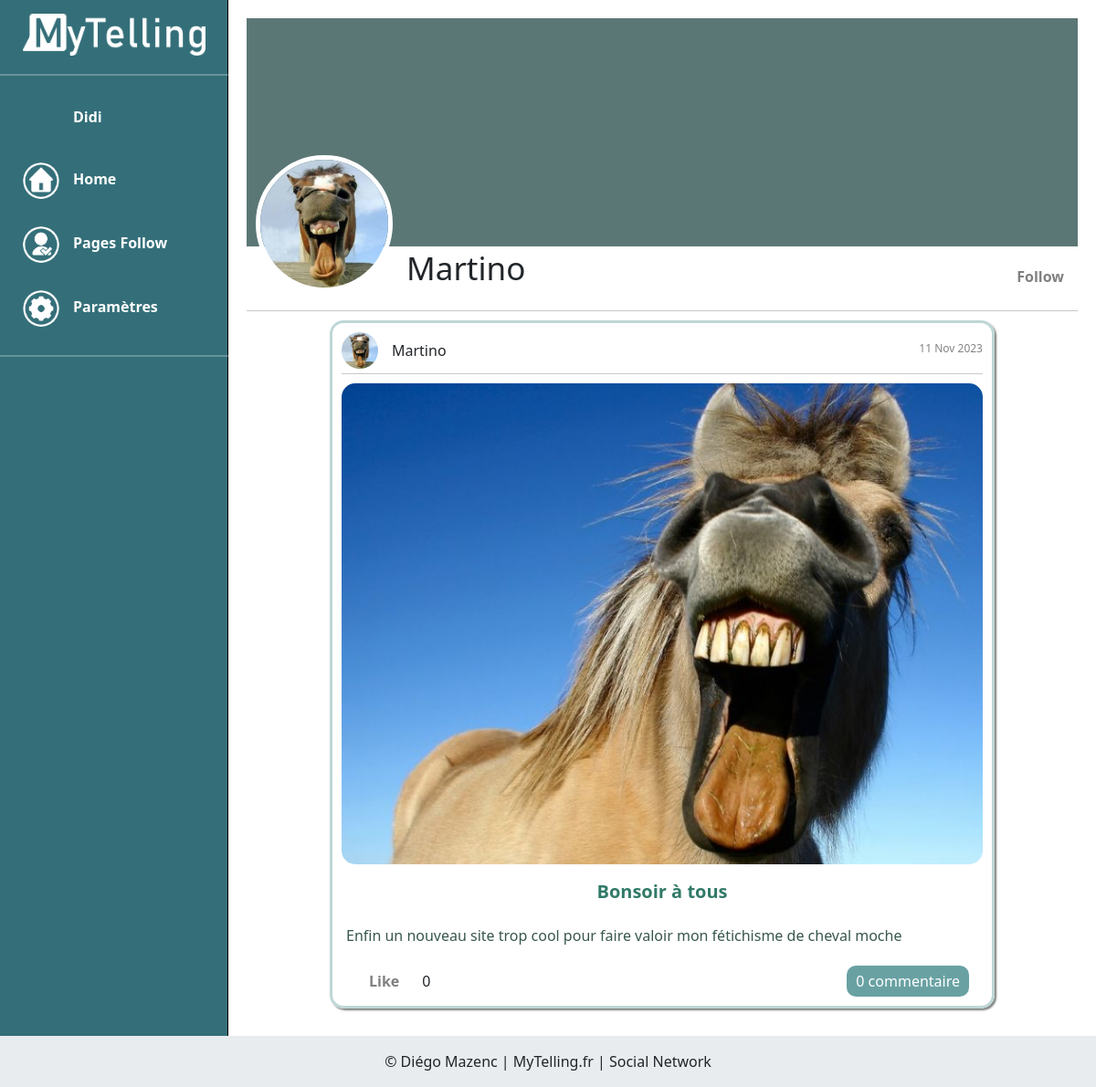
Page /index.php?page=userpage&id=6 (signed in) on the earlier database version.
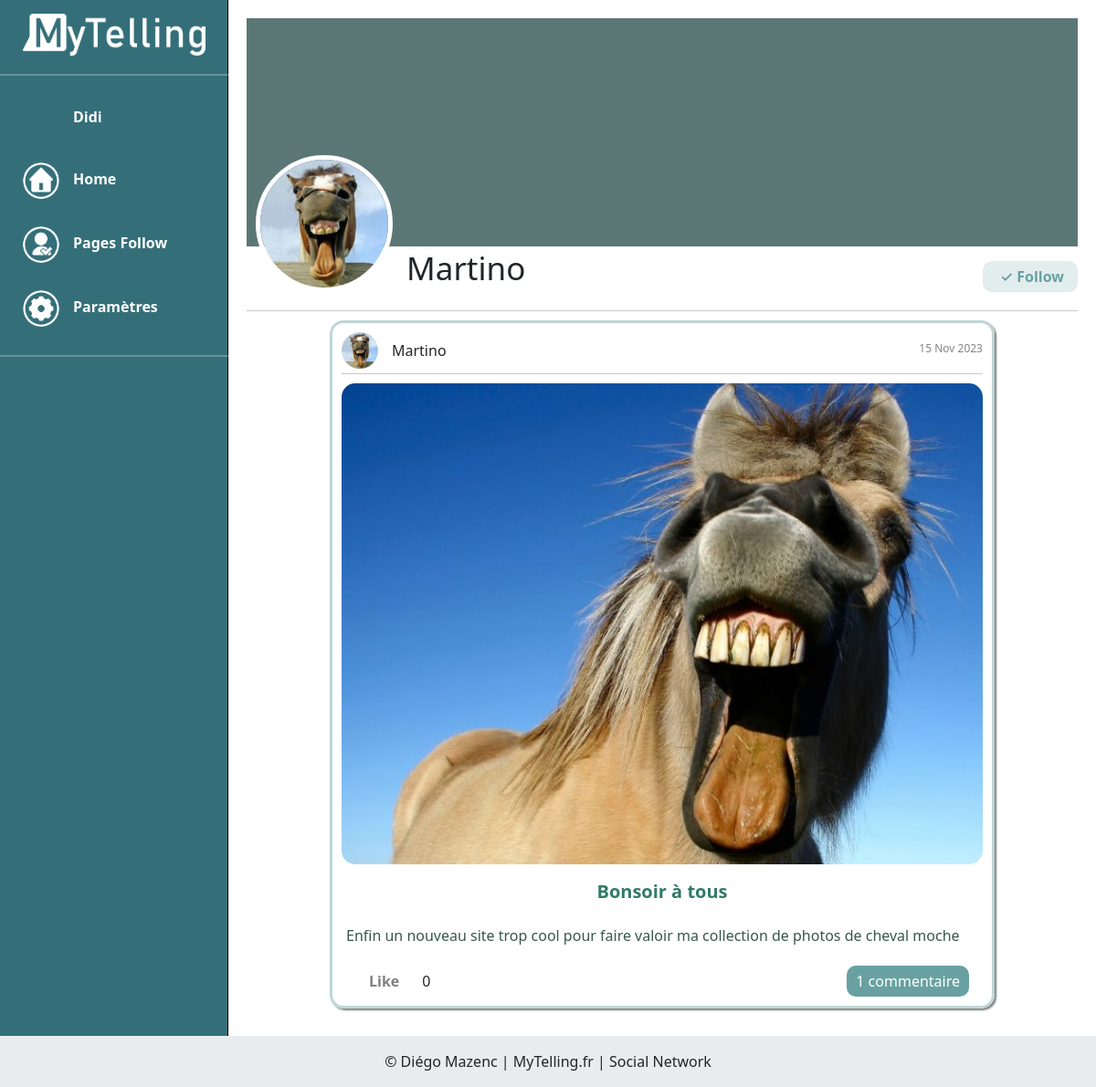
Same page on the later database version.
### tables this page shows
CREATE TABLE IF NOT EXISTS `picture` (
  `id` int(11) NOT NULL AUTO_INCREMENT,
  `actif` varchar(80) NOT NULL DEFAULT 'oui',
  `id_user` int(11) NOT NULL,
  `src` varchar(255) NOT NULL,
  `title` varchar(100) NOT NULL,
  `description` text NOT NULL,
  `created_at` timestamp NOT NULL DEFAULT current_timestamp() ON UPDATE current_timestamp(),
  `updated_at` timestamp NOT NULL DEFAULT current_timestamp(),
  PRIMARY KEY (`id`),
  KEY `FK_pictureIdUser_userId` (`id_user`)
);

CREATE TABLE IF NOT EXISTS `users` (
  `id` int(11) NOT NULL AUTO_INCREMENT,
  `admin` int(11) DEFAULT 0,
  `id_photo` int(11) DEFAULT 3,
  `firstname` varchar(255) NOT NULL,
  `name` varchar(255) NOT NULL,
  `pseudo` varchar(255) NOT NULL,
  `gender` varchar(50) NOT NULL,
  `mail` varchar(255) NOT NULL,
  `password` varchar(255) NOT NULL,
  `src_photo` text DEFAULT NULL,
  `src_banner` text DEFAULT NULL,
  `date_create` datetime NOT NULL DEFAULT current_timestamp(),
  PRIMARY KEY (`id`),
  KEY `FK_UsersIdPhoto_PhotoId` (`id_photo`)
);

### controllers/controller_userpage.php (called while the page is built, shortened)
<?php
require_once("./models/Picture.php");
require_once("./models/Likes.php");
require_once("./models/Friends.php");
$id = $_GET['id'];
$id_user = $_SESSION['id'];
$friends = Friends::getAllFriends($id_user, $id);
$pictures = Picture::getUserArticle($id);
include "./views/layout.phtml";

### index.php (called while the page is built, shortened)
<?php
require "./services/router.php";
require "./controllers/controller_{$page}.php";

### services/class/Database.php (called while the page is built, shortened)
<?php
class Database
{
    private $db_user;
    private $db_pass;
    private $db_dsn;
    private $pdo;
    public function __construct(
        $db_host = 'localhost',
        $db_name = 'my_mvc_bdd',
        $db_port = '3306',
        $db_user = 'root',
        $db_pass = ''
    ) {
        $this->db_host = $db_host;
        $this->db_port = $db_port;
        $this->db_name = $db_name;
        $this->db_user = $db_user;
        $this->db_pass = $db_pass;
        $this->db_dsn = 'mysql:host=' . $this->db_host . ';port=' . $this->db_port . ';dbname=' . $this->db_name . ';charset=utf8';
    }
    private function getPDO()
    {
        if ($this->pdo === null) {
            try {
                $db = new PDO($this->db_dsn, $this->db_user, $this->db_pass);
                $db->setAttribute(PDO::ATTR_ERRMODE, PDO::ERRMODE_EXCEPTION);
            } catch (PDOException $e) {
                echo "Oups PDO l'est pas content" . $e->getMessage();
                die();
            }
            $this->pdo = $db;
        }
        return $this->pdo;
    }
    public function selectAll($statement,$params=[]){
        $stmt = $this->getPDO()->prepare($statement);
        $stmt->execute($params);
        $result = $stmt->fetchAll(PDO::FETCH_ASSOC);
        return $result;
    }
    public function selectOne($statement,$params=[]){
        $stmt = $this->getPDO()->prepare($statement);
        $stmt->execute($params);
        $result = $stmt->fetch(PDO::FETCH_ASSOC);
        return $result;
    }
}

### models/Friends.php (called while the page is built, shortened)
<?php
require_once("./services/database.php");
require_once("./services/class/Database.php");
class Friends
{
    public static function getAllFriends($id_user, $id)
    {
        $db = new Database();
        $friends = $db->selectOne("SELECT * FROM friends WHERE id_user =? AND id_follow=? ", [$id_user, $id]);
        return $friends;
    }
}

### models/Picture.php (called while the page is built, shortened)
<?php
require_once("./services/database.php");
require_once("./services/class/Database.php");
class Picture
{
       public static function getUserArticle($id)
       {
        $db = new Database();
        $pictures = $db->selectAll("SELECT picture.*,
        users.pseudo AS user_pseudo,
        photo.src AS photo_src ,
        users.src_photo AS user_photo,
        (SELECT COUNT(*) FROM likes WHERE likes.id_picture = picture.id) AS nbrLikes,
        (SELECT COUNT(*) FROM comment WHERE comment.id_picture = picture.id) AS nbrCom
        FROM picture
        INNER JOIN users ON users.id = picture.id_user
        INNER JOIN photo ON photo.id = users.id_photo
        WHERE picture.actif = 'oui' AND picture.id_user = ?
        ORDER BY picture.id DESC",[$id]);
        return $pictures;
       }
}

### models/Likes.php (called while the page is built, shortened)
<?php
require_once("./services/database.php");
class Likes
{
    public static function cntUnlikes($id)
    {
        $db = new Database();
        $unlike =  $db->selectOne("SELECT * FROM likes WHERE id_user = ? AND id_picture = ?",[$_SESSION['id'], $id]);
        return $unlike;
    }
}

### views/template_userpage.phtml (the view, shortened to what the changed rows need)
<?php if (!isset($_SESSION['id'])){
  header("Location: index.php?page=log")
  ?>
  <?php } else {?>
<div class="header">
  <div class="banniereUser">
    <div class="optionUser">
      <div class="menuUser">
        <?php
        $id = $_GET['id'];
        if ((int)$_SESSION['id'] !== (int)$id) { ?>
          <?php if ($friends == false) { ?>
            <form method="POST">
              <input type="submit" name="follow" value="Follow" class="follow">
            </form>
          <?php } else { ?>
            <form method="POST">
              <input type="submit" name="unfollow" value=" ✓ Follow" class="unfollow">
            </form>
          <?php }  ?>
        <?php } else { ?>
          <div class="">
            <a href="index.php?page=articlelist" class="form-control btnDashBoard">Tableau de Bord</a>
          </div>
        <?php }  ?>
      </div>
    </div>
  </div>
</div>
<div class="gallery">
  <?php foreach ($pictures as $picture) : ?>
    <div class="photo">
      <div class="userInfo">
        <div class="userName">
        <div class="blocPhotoUserArticle">
        <img src="<?= $picture['user_photo']; ?>" alt="">
      </div>
          <p><?= $picture['user_pseudo']; ?></p>
        </div>
        <p class="datePhotos"><?= date_format(date_create($picture['created_at']), "d M Y")  ?></p>
      </div>
      <hr>
        <img src="<?= $picture['src'] ?>" alt="<?= $picture['title'] ?>" class="imgArticle">
      <p class="titrePhoto"><?= $picture['title'] ?></p>
      <p class="descritpionPhoto"><?= $picture['description'] ?></p>
      <div class="social">
        <?php if (isset($_SESSION['pseudo'])) : ?>
          <?php if (Likes::cntUnlikes($picture['id']) == false) : ?>
            <div class="like"><button class="likeBtn" data-pictureid="<?= $picture['id']; ?>">Like </button>
              <p><?= $picture['nbrLikes']; ?></p>
            </div>
          <?php endif; ?>
        <?php else : ?>
          <button class="likeBtn" disabled>Like <?= $picture['nbrLikes']; ?></button>
        <?php endif; ?>
        <?php if ((int)$picture['nbrCom'] > 1) { ?>
          <a class="btnCom" data-bs-toggle="collapse" href="#collapseCommentaires<?= $picture['id'] ?>"><?= $picture['nbrCom'] ?> commentaires </a>
        <?php } else { ?>
          <a class="btnCom" data-bs-toggle="collapse" href="#collapseCommentaires<?= $picture['id'] ?>"><?= $picture['nbrCom'] ?> commentaire </a>
        <?php } ?>
      </div>
    </div>
  <?php endforeach; ?>
</div>
<?php } ?>

Differences in the rows shown:
changed picture "Bonsoir à tous": created_at "11 Nov 2023" → "15 Nov 2023"; description "Enfin un nouveau site trop cool pour faire valoir mon fétichisme de cheval moche" → "Enfin un nouveau site trop cool pour faire valoir ma collection de photos de cheval moche"; nbrCom "0" → "1"
Other differences:
form field unfollow: (not shown) → "✓ Follow"
form field follow: "Follow" → (not shown)
